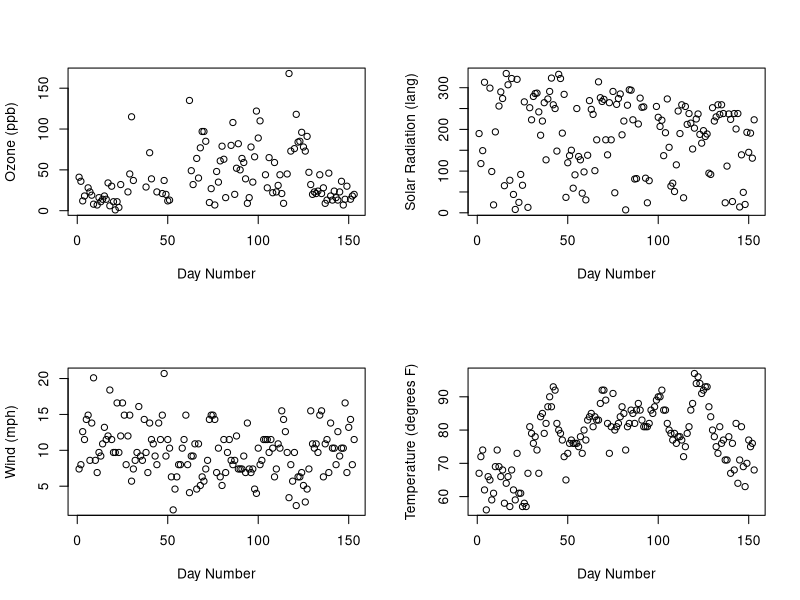
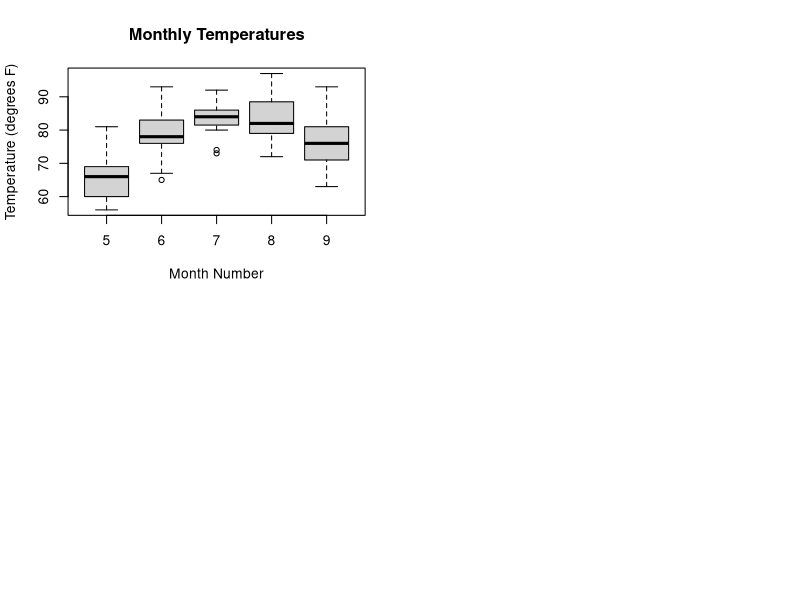
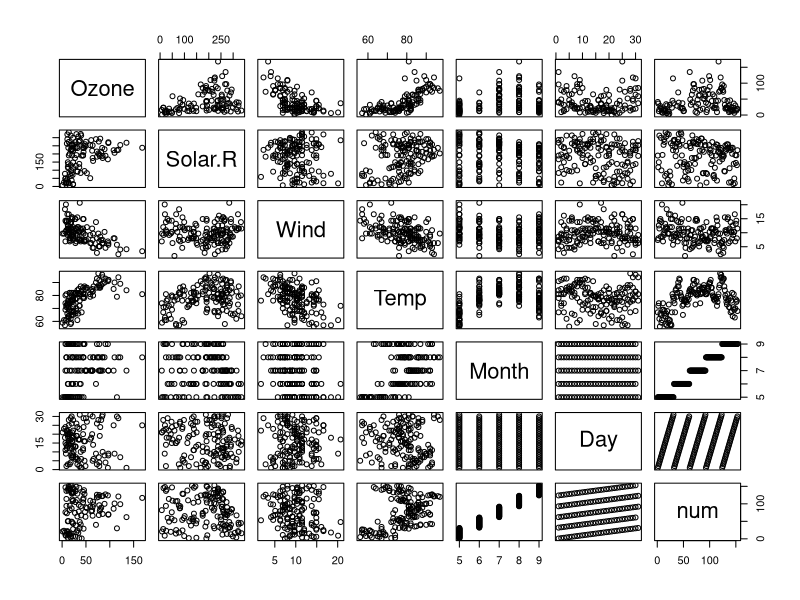
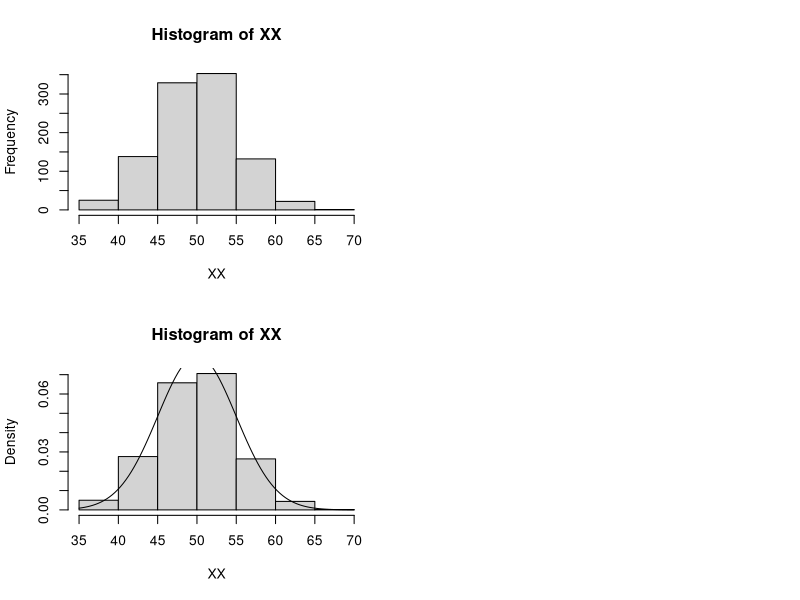

R code for these plots, in order:
## ---- chunk 1
par(mfrow = c(2,2))
airquality$num = seq(1:153)
plot(airquality$num, airquality$Ozone, xlab = "Day Number", ylab = "Ozone (ppb)")
plot(airquality$num, airquality$Solar.R, xlab = "Day Number", ylab = "Solar Radiation (lang)")
plot(airquality$num, airquality$Wind, xlab = "Day Number", ylab = "Wind (mph)")
plot(airquality$num, airquality$Temp, xlab = "Day Number", ylab = "Temperature (degrees F)")
## ---- chunk 2
boxplot(Temp~factor(airquality$Month), main="Monthly Temperatures",  data=airquality, xlab = "Month Number", ylab = "Temperature (degrees F)")
## ---- chunk 3
plot(airquality)
## ---- chunk 4
n <- 100
p <- .5
XX <- rbinom(1000, n, p)
hist(XX)
hist(XX, freq=F)

curve(dnorm(x, mean = n*p, sd = sqrt(n*p*(1-p))), add=T)
## ---- chunk 5

## ---- chunk 6

## ---- chunk 7

## ---- chunk 8

## ---- chunk 9

